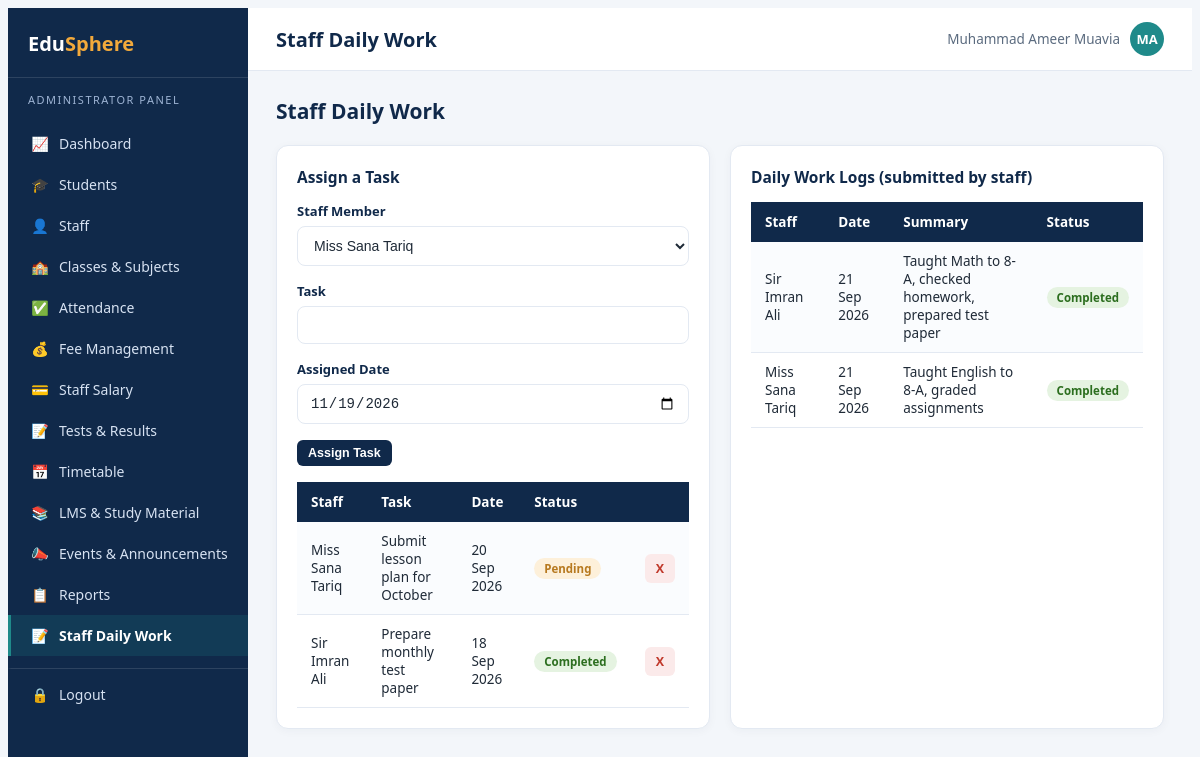
Screenshot of /admin/tasks.php (signed in) with the database file from the repository.
### tables this page shows
CREATE TABLE staff_tasks (
    id INT PRIMARY KEY AUTO_INCREMENT,
    staff_id INT NOT NULL,
    title VARCHAR(150) NOT NULL,
    assigned_date DATE NOT NULL,
    status ENUM('Pending','In Progress','Completed') DEFAULT 'Pending',
    assigned_by INT,
    FOREIGN KEY (staff_id) REFERENCES staff(id) ON DELETE CASCADE,
    FOREIGN KEY (assigned_by) REFERENCES users(id) ON DELETE SET NULL
);

CREATE TABLE users (
    id INT PRIMARY KEY AUTO_INCREMENT,
    name VARCHAR(100) NOT NULL,
    email VARCHAR(100) NOT NULL UNIQUE,
    password VARCHAR(255) NOT NULL,
    role_id INT NOT NULL,
    phone VARCHAR(20),
    photo VARCHAR(255) DEFAULT NULL,
    status ENUM('active','inactive') DEFAULT 'active',
    created_at TIMESTAMP DEFAULT CURRENT_TIMESTAMP,
    FOREIGN KEY (role_id) REFERENCES roles(id)
);

CREATE TABLE daily_work_logs (
    id INT PRIMARY KEY AUTO_INCREMENT,
    staff_id INT NOT NULL,
    log_date DATE NOT NULL,
    task_summary VARCHAR(255) NOT NULL,
    status ENUM('Pending','Completed') DEFAULT 'Completed',
    remarks VARCHAR(255),
    FOREIGN KEY (staff_id) REFERENCES staff(id) ON DELETE CASCADE
);

### config/functions.php (called while the page is built, shortened)
<?php
function e($str) {
    return htmlspecialchars($str ?? '', ENT_QUOTES, 'UTF-8');
}
function fmt_date($date) {
    return date('d M Y', strtotime($date));
}

### admin/tasks.php (the view, shortened to what this page needs)
<?php
require_once '../config/db.php';
require_once '../config/functions.php';
$staffList = $conn->query("SELECT st.id, u.name FROM staff st JOIN users u ON st.user_id=u.id ORDER BY u.name");
$tasks = $conn->query("SELECT t.*, u.name FROM staff_tasks t JOIN staff st ON t.staff_id=st.id JOIN users u ON st.user_id=u.id ORDER BY t.assigned_date DESC LIMIT 30");
$logs = $conn->query("SELECT l.*, u.name FROM daily_work_logs l JOIN staff st ON l.staff_id=st.id JOIN users u ON st.user_id=u.id ORDER BY l.log_date DESC LIMIT 30");
include '../includes/header.php';
?>
<div class="page-head"><h2>Staff Daily Work</h2></div>
<div class="grid-2">
    <div class="card">
        <div class="card-title">Assign a Task</div>
        <form method="post" style="margin-bottom:16px;">
            <div class="form-group"><label>Staff Member</label>
                <select class="form-control" name="staff_id" required>
                    <?php while ($s = $staffList->fetch_assoc()): ?><option value="<?= $s['id'] ?>"><?= e($s['name']) ?></option><?php endwhile; ?>
                </select>
            </div>
            <div class="form-group"><label>Task</label><input class="form-control" name="title" required></div>
            <div class="form-group"><label>Assigned Date</label><input type="date" class="form-control" name="assigned_date" value="<?= date('Y-m-d') ?>"></div>
            <button class="btn btn-primary btn-sm">Assign Task</button>
        </form>
        <table class="tbl">
            <tr><th>Staff</th><th>Task</th><th>Date</th><th>Status</th><th></th></tr>
            <?php while ($t = $tasks->fetch_assoc()):
                $b = ['Pending'=>'badge-amber','In Progress'=>'badge-blue','Completed'=>'badge-green'][$t['status']]; ?>
                <tr><td><?= e($t['name']) ?></td><td><?= e($t['title']) ?></td><td><?= fmt_date($t['assigned_date']) ?></td>
                    <td><span class="badge <?= $b ?>"><?= e($t['status']) ?></span></td>
                    <td><a href="?del=<?= $t['id'] ?>" class="btn btn-danger btn-sm" onclick="return confirm('Remove?')">X</a></td></tr>
            <?php endwhile; ?>
        </table>
    </div>
    <div class="card">
        <div class="card-title">Daily Work Logs (submitted by staff)</div>
        <table class="tbl">
            <tr><th>Staff</th><th>Date</th><th>Summary</th><th>Status</th></tr>
            <?php if ($logs->num_rows === 0): ?><tr><td colspan="4" class="text-center muted">No logs submitted yet.</td></tr>
            <?php else: while ($l = $logs->fetch_assoc()): ?>
                <tr><td><?= e($l['name']) ?></td><td><?= fmt_date($l['log_date']) ?></td><td><?= e($l['task_summary']) ?></td>
                    <td><span class="badge <?= $l['status']==='Completed'?'badge-green':'badge-amber' ?>"><?= e($l['status']) ?></span></td></tr>
            <?php endwhile; endif; ?>
        </table>
    </div>
</div>
<?php include '../includes/footer.php'; ?>

### assets/css/style.css (style rules this page uses)
:root { --navy: #10294A; --navy-light: #1B3A63; --teal: #1F8A8A; --amber: #F2A93B; --coral: #E4572E; --blue: #2F5D8C; --bg: #F3F6FA; --text: #1F2A37; --muted: #5B6B7F; --border: #E3E9F2; }
* { box-sizing: border-box; }
body { background: var(--bg); color: var(--text); font-family: 'Segoe UI', Calibri, Arial, sans-serif; font-size: 15px; }
a { text-decoration: none; }
.card { background: #fff; border-radius: 12px; border: 1px solid var(--border); box-shadow: 0 2px 10px rgba(16,41,74,0.04); padding: 20px; }
.card-title { font-weight: 700; color: var(--navy); font-size: 15.5px; margin-bottom: 14px; }
.grid-2 { display: grid; grid-template-columns: 1fr 1fr; gap: 20px; }
.btn { display: inline-flex; align-items: center; gap: 6px; padding: 9px 16px; border-radius: 8px; font-size: 13.5px; font-weight: 600; border: none; cursor: pointer; text-decoration: none; }
.btn-primary { background: var(--navy); color: #fff; }
.btn-sm { padding: 6px 11px; font-size: 12.5px; border-radius: 6px; }
.btn-danger { background: #fbeaea; color: #C0392B; }
.form-group { margin-bottom: 16px; }
.form-group label { display: block; font-size: 13px; font-weight: 600; color: var(--navy); margin-bottom: 6px; }
.form-control { width: 100%; padding: 10px 12px; border: 1px solid var(--border); border-radius: 8px; font-size: 14px; background: #fff; color: var(--text); }
table.tbl { width: 100%; border-collapse: collapse; font-size: 13.5px; }
table.tbl th { background: var(--navy); color: #fff; text-align: left; padding: 11px 14px; font-weight: 600; white-space: nowrap; }
table.tbl td { padding: 10px 14px; border-bottom: 1px solid var(--border); vertical-align: middle; }
table.tbl tr:nth-child(even) td { background: #FAFCFE; }
.badge { display: inline-block; padding: 3px 10px; border-radius: 20px; font-size: 11.5px; font-weight: 700; }
.badge-green { background: #E5F3E1; color: #2C6E1F; }
.badge-amber { background: #FDF0DA; color: #B7791F; }
.page-head { display: flex; justify-content: space-between; align-items: center; margin-bottom: 20px; flex-wrap: wrap; gap: 10px; }
.page-head h2 { font-size: 21px; font-weight: 700; color: var(--navy); margin: 0; }

### rows the page displays
staff_tasks: users.name "Miss Sana Tariq", title "Submit lesson plan for October", assigned_date "20 Sep 2026", status "Pending"
staff_tasks: users.name "Sir Imran Ali", title "Prepare monthly test paper", assigned_date "18 Sep 2026", status "Completed"
daily_work_logs: users.name "Sir Imran Ali", log_date "21 Sep 2026", task_summary "Taught Math to 8-A, checked homework, prepared test paper", status "Completed"
daily_work_logs: users.name "Miss Sana Tariq", log_date "21 Sep 2026", task_summary "Taught English to 8-A, graded assignments", status "Completed"

### other values shown
$roleLabels[$role] "ADMINISTRATOR"
$item[2] "📈"
$item[1] "Dashboard"
$item[2] "🎓"
$item[1] "Students"
$item[2] "👤"
$item[1] "Staff"
$item[2] "🏫"
$item[1] "Classes & Subjects"
$item[2] "✅"
$item[1] "Attendance"
$item[2] "💰"
$item[1] "Fee Management"
$item[2] "💳"
$item[1] "Staff Salary"
